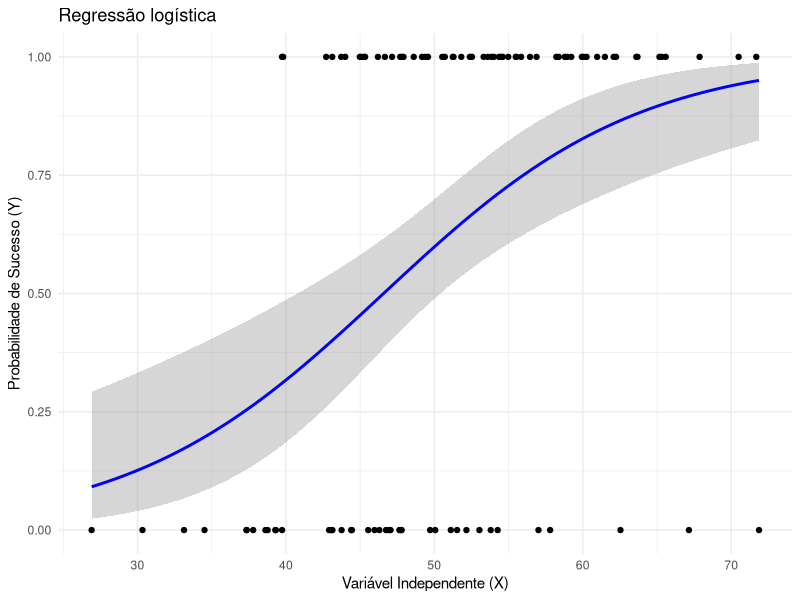

The R script that drew this image:
# simulate X
set.seed(123)
X <- rnorm(100, mean = 50, sd = 10)

# simulate a binary outcome Y based on X
prob <- 1 / (1 + exp(-( -5 + 0.1 * X)))  # logistic function
Y <- rbinom(100, size = 1, prob = prob) # sample Y ~ Bernoulli(prob)

# create a dataframe
data <- data.frame(X, Y)

# create the logistic regression model
model <- glm(Y ~ X, data = data, family = binomial)

# plot the regression line
ggplot2::ggplot(data, ggplot2::aes(x = X, y = Y)) +
  ggplot2::geom_point() +
  ggplot2::geom_smooth(method = "glm", method.args = list(family = "binomial"), color = "blue") +
  ggplot2::labs(title = "Regressão logística",
       x = "Variável Independente (X)",
       y = "Probabilidade de Sucesso (Y)") +
  ggplot2::theme_minimal()
